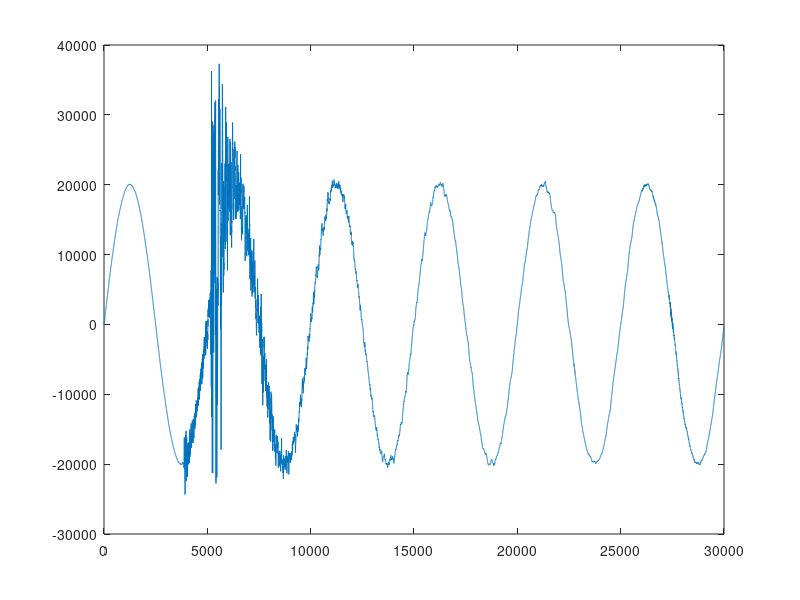

This figure's MATLAB source: (Note: this script raises an error after producing the figure.)
%试验去滑动平均2013-01-28
clear;
load M02_02_dalianN1.dat;
m=length(M02_02_dalianN1)
x_n=M02_02_dalianN1(1:30000);
for i=1:m
    x(i)=x_n(i)+20000*sin(2*pi*i/5000);
end
figure(1);
title('原始波形，人为加上低频正弦波噪声')
plot(x);

M=200
[y,m]=M02_02_demmean_func(x,M);
figure(2);
plot(y);
title('去滑动平均结果，去掉了低频正弦波噪声')
figure(3);
plot(m);
p=2*M+1;
title({'滑动平均，结果只包含低频噪声，滑动窗长2M+1=',p});

figure(4)
%绘出信号的频谱
L=length(x)
Fs=50 %采样率
NFFT = 2^nextpow2(L); % Next power of 2 from length of y
Y = fft(x,NFFT)/L;
f = Fs/2*linspace(0,1,NFFT/2+1);
%绘信号的振幅谱
% Plot single-sided amplitude spectrum.
plot(f,2*abs(Y(1:NFFT/2+1))) 
title('原始带低频正弦波噪声的信号振幅谱')
xlabel('频率/Hz')
ylabel('|Y(f)|')

figure(5)
%绘出去滑动平均后的频谱
L=length(x)
Fs=50 %采样率
NFFT = 2^nextpow2(L); % Next power of 2 from length of y
Y = fft(y,NFFT)/L;
f = Fs/2*linspace(0,1,NFFT/2+1);

% Plot single-sided amplitude spectrum.
plot(f,2*abs(Y(1:NFFT/2+1))) 
title('去掉低频噪声后的振幅谱')
xlabel('频率/Hz')
ylabel('|Y(f)|')
